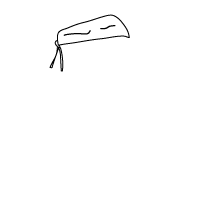
#> input picture Assets/Resources/Images/equipment/hd01-0034-130.png, 200 x 200 px; its folder holds only this picture in this run
$ python analyze_item_framing.py
#> lines starting #> are read from the running program, lines starting #| are printed output that depends on the picture; after the words box and inside, x2 and y2 are one past the last pixel; in counts of white or black regions, pixels touching at a corner belong together
#!/usr/bin/env python3
"""Compute per-category icon framing for equipment sprites.

Every item image is a full 200x200 character-sized canvas with the item drawn
where it sits on the body (hats near the top, boots at the bottom). Displayed
raw in an icon, each category lands at a different size and position. This
script measures the opaque-pixel geometry of every sprite, aggregates per
category, and emits a normalized square crop rect (Unity RawImage.uvRect,
bottom-left origin) that shows the category's items as large as possible while
keeping >=95% of items fully inside the crop.

Output: per-category stats table + generated C# for ItemIconFraming.cs.
Rerun when item art is added: python3 tools/analyze_item_framing.py
"""

import glob
import os
import re
import sys
from collections import defaultdict

from PIL import Image

ROOT = os.path.dirname(os.path.dirname(os.path.abspath(__file__)))
EQUIP_DIR = os.path.join(ROOT, 'Assets/Resources/Images/equipment')
WEAPON_DIR = os.path.join(ROOT, 'Assets/Resources/Images/weapons')

ALPHA_THRESHOLD = 16   # ignore near-transparent halo pixels
PADDING = 0.05         # fraction of crop size kept as margin inside the icon
COVERAGE = 0.95        # fraction of items that must fit fully inside the crop


def category_of(path):
    name = os.path.basename(path)
    m = re.match(r'(w\d{2})', name)
    if m:
        return m.group(1)
    m = re.match(r'([a-z]{2})\d', name)
    return m.group(1) if m else None


def measure(path):
    """Return (cx, cy, half_w, half_h, bbox) in normalized top-left coords, or None if empty."""
    im = Image.open(path).convert('RGBA')
#> im is the input picture: PIL image 200x200 RGBA; mean R, G, B, A 7.3, 7.3, 7.3, 9.4
    w, h = im.size
#> w = 200; h = 200
    alpha = im.getchannel('A')
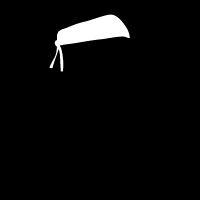
#> alpha: PIL image 200x200 L; min 0, max 255, mean 9.4
    # bbox of pixels above threshold
    mask = alpha.point(lambda a: 255 if a > ALPHA_THRESHOLD else 0)
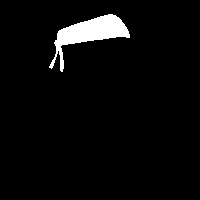
#> mask: PIL image 200x200 L; 4% white; 1 white region, box (x1, y1, x2, y2) and area: (49, 14, 130, 72) 1581
    bbox = mask.getbbox()
#> bbox = (49, 14, 130, 72)
    if bbox is None:
        return None
    x0, y0, x1, y1 = bbox
#> x0 = 49; y0 = 14; x1 = 130; y1 = 72
    # alpha-weighted centroid
    px = alpha.load()
    total = cx = cy = 0
    for y in range(y0, y1):
        for x in range(x0, x1):
            a = px[x, y]
            if a > ALPHA_THRESHOLD:
                total += a
                cx += x * a
                cy += y * a
#> after the loop, cx = 33757916; cy = 12150000; total = 375420
    if total == 0:
        return None
    return (cx / total / w, cy / total / h,
            (x1 - x0) / 2 / w, (y1 - y0) / 2 / h,
            (x0 / w, y0 / h, x1 / w, y1 / h))


def main():
    per_cat = defaultdict(list)
    files = glob.glob(os.path.join(EQUIP_DIR, '*.png')) + \
        glob.glob(os.path.join(WEAPON_DIR, '*.png'))
    for path in sorted(files):
        cat = category_of(path)
        if cat is None:
            continue
        m = measure(path)
#> m = (0.45, 0.162, 0.203, 0.145, (0.245, 0.07, 0.65, 0.36))
        if m is not None:
            per_cat[cat].append(m)

    print(f"{'cat':>4} {'n':>5} {'center(x,y)':>14} {'mean half-ext':>13} "
          f"{'p95 need':>9} {'crop(cx,cy,size)':>20}")

    results = {}
    for cat in sorted(per_cat):
        ms = per_cat[cat]
        n = len(ms)
        mean_cx = sum(m[0] for m in ms) / n
        mean_cy = sum(m[1] for m in ms) / n
        mean_hw = sum(m[2] for m in ms) / n
        mean_hh = sum(m[3] for m in ms) / n

        # Required half-extent from the CATEGORY center so an item fits fully:
        # per item, the max distance from category center to any bbox edge.
        needs = []
        for _, _, _, _, (x0, y0, x1, y1) in ms:
            needs.append(max(mean_cx - x0, x1 - mean_cx, mean_cy - y0, y1 - mean_cy))
        needs.sort()
        p95 = needs[min(n - 1, int(COVERAGE * n))]

        half = min(0.5, p95 * (1 + PADDING))
        # shift center so a square crop stays inside [0,1] without shrinking
        cx = min(max(mean_cx, half), 1 - half)
        cy = min(max(mean_cy, half), 1 - half)
        size = half * 2
        results[cat] = (cx, cy, size)
        print(f"{cat:>4} {n:>5} ({mean_cx:.3f},{mean_cy:.3f}) "
              f"({mean_hw:.3f},{mean_hh:.3f}) {p95:>9.3f} "
              f"({cx:.3f},{cy:.3f},{size:.3f})")
#> this loop made 1 pass
#> (mean_cx, mean_cy, mean_hw, mean_hh, cx, cy) on pass 1: (0.45, 0.162, 0.203, 0.145, 0.45, 0.215)
#|   hd     1 (0.450,0.162) (0.203,0.145)     0.205 (0.450,0.215,0.430)
#> after the loop, results = {'hd': (0.45, 0.215, 0.43)}

    print("\n// ---- generated C# (top-left centers converted to Unity uvRect, bottom-left origin) ----")
    print("        private static readonly Dictionary<string, Rect> Frames = new()\n        {")
    for cat, (cx, cy, size) in results.items():
        # image cy is from top; uv v origin is bottom
        u = cx - size / 2
        v = (1 - cy) - size / 2
        print(f'            {{ "{cat}", new Rect({u:.4f}f, {v:.4f}f, {size:.4f}f, {size:.4f}f) }},')
#> this loop made 1 pass
#> (cat, cx, cy, size, u, v) on pass 1: ('hd', 0.45, 0.215, 0.43, 0.235, 0.57)
#|             { "hd", new Rect(0.2348f, 0.5703f, 0.4297f, 0.4297f) },
    print("        };")


if __name__ == '__main__':
    sys.exit(main())
#> (the program exits here)
